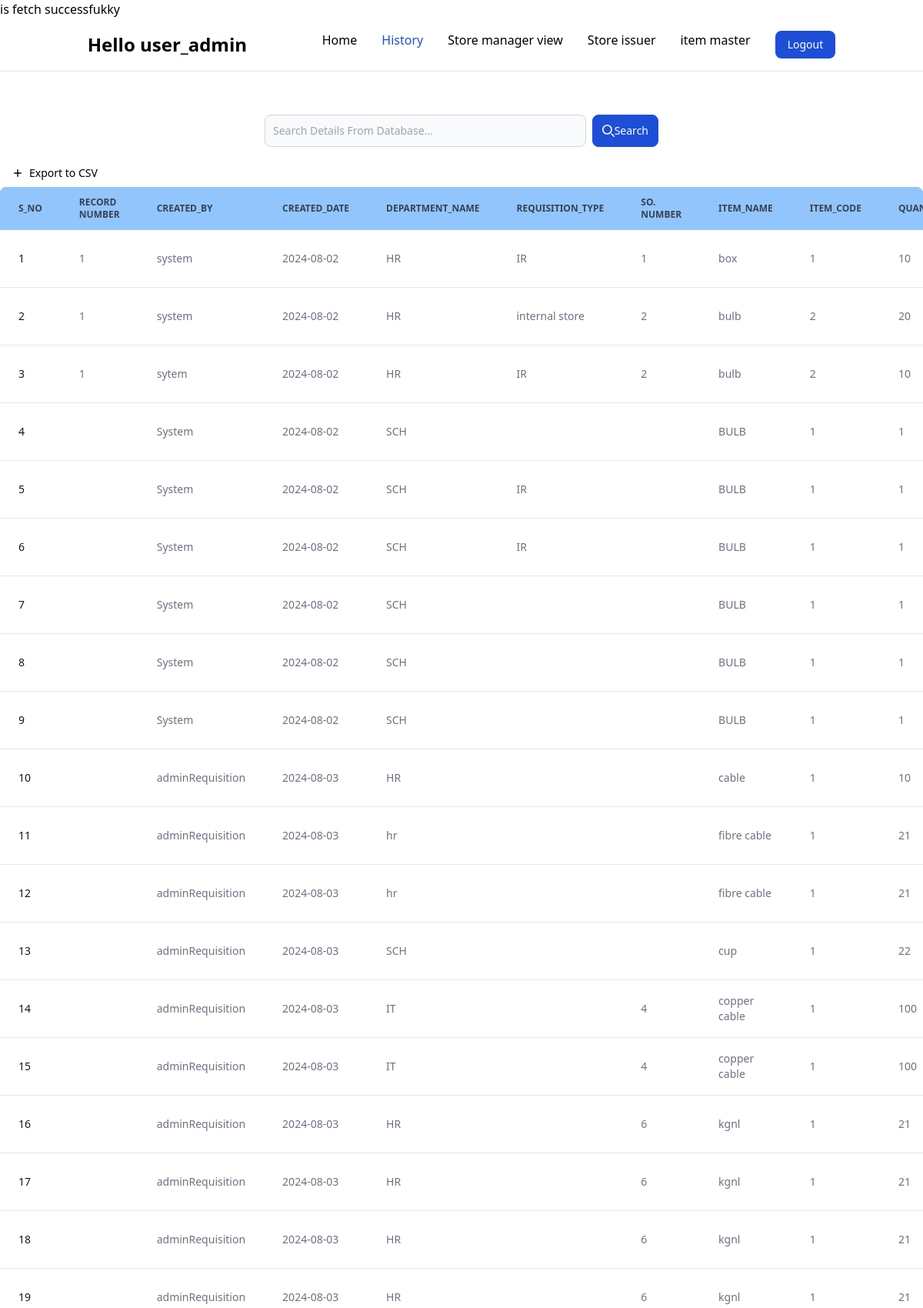
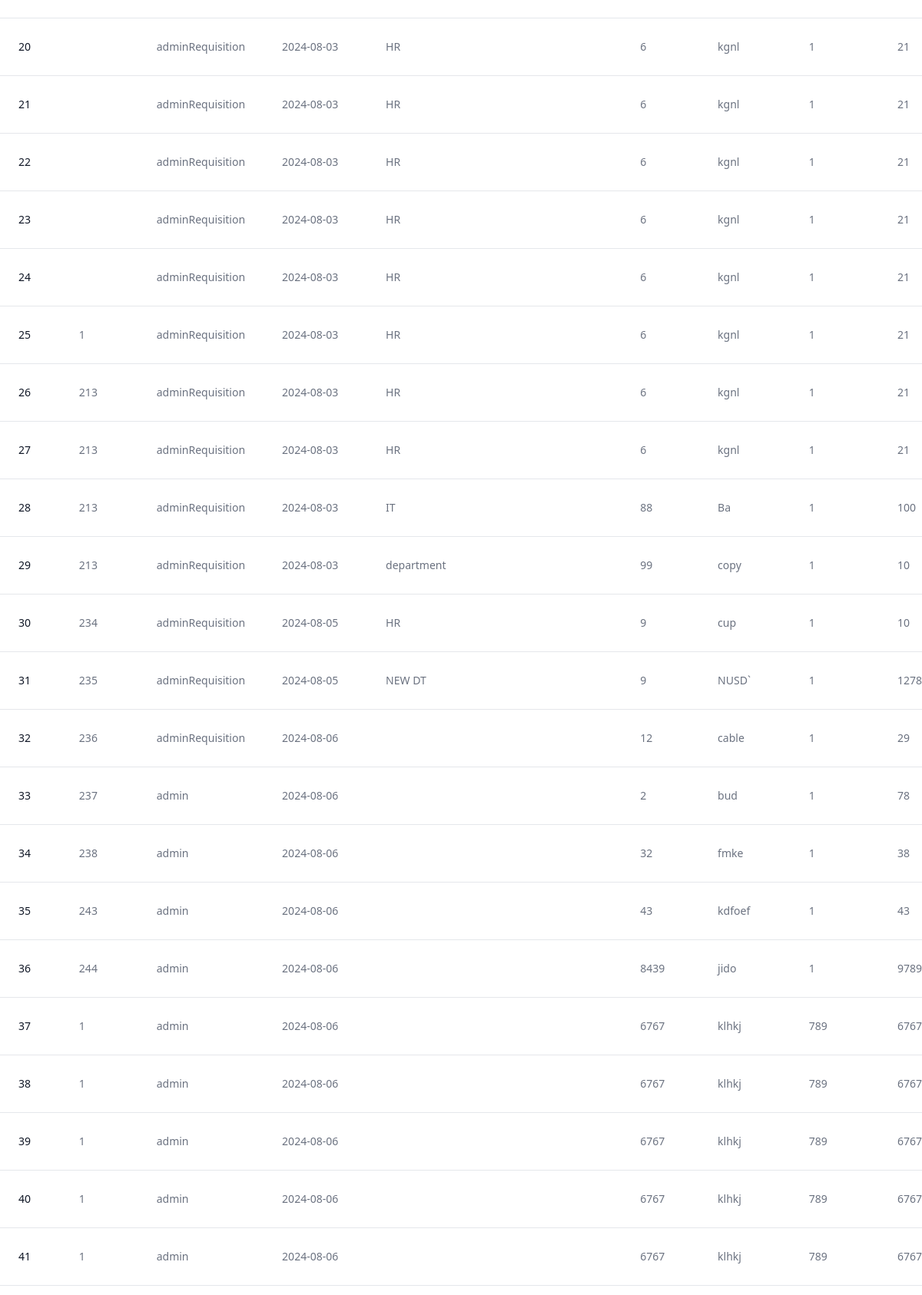
/printer_detail-main/requisition.php (signed in, upper part), run on the app's committed database (2 pictures, top to bottom).
### tables this page shows
CREATE TABLE `requisition_table` (
  `S_no` int NOT NULL AUTO_INCREMENT,
  `created_by` varchar(50) DEFAULT NULL,
  `created_date` date DEFAULT NULL,
  `department_name` varchar(50) DEFAULT NULL,
  `department_id` int DEFAULT NULL,
  `requisition_type` varchar(50) DEFAULT NULL,
  `requisition_id` int DEFAULT NULL,
  `project_id` int DEFAULT NULL,
  `item_name` varchar(100) DEFAULT NULL,
  `item_code` int DEFAULT NULL,
  `quantity` int DEFAULT NULL,
  `user_remarks` varchar(200) DEFAULT NULL,
  `price` bigint DEFAULT NULL,
  `date_hand_hover` date DEFAULT NULL,
  `handover_over_by` varchar(50) DEFAULT NULL,
  `status` varchar(50) DEFAULT NULL,
  `final_remarks` varchar(200) DEFAULT NULL,
  `record_id` int DEFAULT NULL,
  `updatedBy` varchar(45) DEFAULT NULL,
  `updated_date` date DEFAULT NULL,
  `shortDiscription` varchar(45) DEFAULT NULL,
  `total_price` varchar(45) DEFAULT NULL,
  `po_status` varchar(45) DEFAULT NULL,
  `po_number` int DEFAULT NULL,
  PRIMARY KEY (`S_no`)
);

### printer_detail-main/requisition.php (the view, shortened to what this page needs)
<?php
include('./dbconnection/db.php');
$isEditable = false;
$sql = "select * from requisition_table";
$result = mysqli_query($con, $sql);
?>
<!DOCTYPE html>
<html lang="en">
<head>
    <link href="https://cdn.jsdelivr.net/npm/tailwindcss@2.0.4/dist/tailwind.min.css" rel="stylesheet">
</head>
<body>
    <?php require("./navForLogged.php") ?>
    <div class="" style="margin-top: 3.5rem;">
        <form class="flex items-center  max-w-lg mx-auto" method="GET">
            <div class="relative w-full mr-2">
                <input type="text" id="voice-search" name="search_query" class="bg-gray-50 border border-gray-300 text-gray-900 text-sm rounded-lg focus:ring-blue-500 focus:border-blue-500 block w-full ps-10 p-2.5  dark:bg-gray-700 dark:border-gray-600 dark:placeholder-gray-400 dark:text-white dark:focus:ring-blue-500 dark:focus:border-blue-500" placeholder="Search Details From Database..." required />
            </div>
            <button type="submit" name="search" class="inline-flex items-center py-2.5 px-3 ms-2 text-sm font-medium text-white bg-blue-700 rounded-lg border border-blue-700 hover:bg-blue-800 focus:ring-4 focus:outline-none focus:ring-blue-300 dark:bg-blue-600 dark:hover:bg-blue-700 dark:focus:ring-blue-800">
                <svg class="w-4 h-4 me-2" aria-hidden="true" xmlns="http://www.w3.org/2000/svg" fill="none" viewBox="0 0 20 20">
                    <path stroke="currentColor" stroke-linecap="round" stroke-linejoin="round" stroke-width="2" d="m19 19-4-4m0-7A7 7 0 1 1 1 8a7 7 0 0 1 14 0Z" />
                </svg>Search
            </button>
        </form>
        <button onclick="exportTableToCSV('table.csv')" type="button" class="flex items-center justify-center  bg-primary-700 hover:bg-primary-800 focus:ring-4 focus:ring-primary-300 font-medium rounded-lg text-sm px-4 py-2 dark:bg-primary-600 dark:hover:bg-primary-700 focus:outline-none dark:focus:ring-primary-800">
                                <svg class="h-3.5 w-3.5 mr-2" fill="currentColor" viewbox="0 0 20 20" xmlns="http://www.w3.org/2000/svg" aria-hidden="true">
                                    <path clip-rule="evenodd" fill-rule="evenodd" d="M10 3a1 1 0 011 1v5h5a1 1 0 110 2h-5v5a1 1 0 11-2 0v-5H4a1 1 0 110-2h5V4a1 1 0 011-1z" />
                                </svg>
                                Export to CSV
                            </button>
    </div>
    <div class="relative overflow-x-auto shadow-md sm:rounded-lg ">
        <table id="dataTablePr" class=" text-sm text-left rtl:text-right text-gray-500 dark:text-gray-400"">
            <thead class=" text-xs bg-blue-300 text-gray-700 uppercase bg-gray-50 dark:bg-gray-700 dark:text-gray-400">
            <tr>
                <th scope="col" class="px-6 py-3">
                    S_no
                </th>
                <th scope="col" class="px-6 py-3">
                    Record number
                </th>
                <th scope="col" class="px-6 py-3">
                    created_by
                </th>
                <th scope="col" class="px-6 py-3">
                    created_date
                </th>
                <th scope="col" class="px-6 py-3">
                    department_name
                </th>
                <th scope="col" class="px-6 py-3">
                    requisition_type
                </th>
                <th scope="col" class="px-6 py-3">
                    SO. Number
                </th>
                <th scope="col" class="px-6 py-3">
                    item_name
                </th>
                <th scope="col" class="px-6 py-3">
                    item_code
                </th>
                <th scope="col" class="px-6 py-3">
                    quantity
                </th>
            </tr>
            </thead>
            <tbody>
                <?php
                while ($row = mysqli_fetch_assoc($result)) {
                    echo '
                <tr class="bg-white border-b dark:bg-gray-800 dark:border-gray-700">
                    <th scope="row" class="px-6 py-4 font-medium text-gray-900 whitespace-nowrap dark:text-white">
                        ' . ($isEditable ? "<input class='formInputData'  name='user_id' disabled style='max-width:80px' id=" . $row["S_no"] . "  margin-left:0' value=" . $row["S_no"] . ">" : $row["S_no"]) . '
                    </th>
                    <td class="px-6 py-4">
                         ' . ($isEditable ? "" . $row[""] . "" : $row["record_id"]) . '
                    </td>
                    <td class=px-6 py-4">
                        ' . ($isEditable ? "" . $row[""] . "" : $row["created_by"]) . '
                    </td>
                    <td class="px-6 py-4">
                         ' . ($isEditable ? "" . $row[""] . "" : $row["created_date"]) . '
                    </td>
                    <td class="px-6 py-4">
                        ' . ($isEditable ? "" . $row[""] . "" : $row["department_name"]) . '
                    </td>
                    <td class="px-6 py-4">
                         ' . ($isEditable ? "" . $row[""] . "" : $row["requisition_type"]) . '
                    </td>
                    <td class="px-6 py-4">
                         ' . ($isEditable ? "" . $row[""] . "" : $row["project_id"]) . '
                    </td>
                    <td class="px-6 py-4">
                         ' . ($isEditable ? "" . $row[""] . "" : $row["item_name"]) . '
                    </td>
                    <td class="px-6 py-4">
                         ' . ($isEditable ? "" . $row[""] . "" : $row["item_code"]) . '
                    </td>
                    <td class="px-6 py-4">
                         ' . ($isEditable ? "" . $row[""] . "" : $row["quantity"]) . '
                    </td>
                         ' . ($isEditable ? "<input class='formInputData' id='user_remarks' name='user_remarks' disabled style='max-width:80px'  margin-left:0' value=" . $row["user_remarks"] . ">" : $row["user_remarks"]) . '
                         ' . ($isEditable ? "" . $row[""] . "" : $row[""]) . '
                         ' . ($isEditable ? "" . $row[""] . "" : $row[""]) . '
                         ' . ($isEditable ? "" . $row[""] . "" : $row[""]) . '
                         ' . ($isEditable ? "" . $row[""] . "" : $row[""]) . '
                         ' . ($isEditable ? "" . $row[""] . "" : $row[""]) . '
                    ' . $row[""] . '  ' . $row[""] . '
                </tr>
                ';
                }  ?>
            </tbody>
        </table>
    </div>
</body>
</html>

### data on the page
requisition_table: S_no "1", record "1", created_by "system", created_date "2024-08-02", department_name "HR", requisition_type "IR", project "1", item_name "box", item_code "1", quantity "10"
requisition_table: S_no "2", record "1", created_by "system", created_date "2024-08-02", department_name "HR", requisition_type "internal store", project "2", item_name "bulb", item_code "2", quantity "20"
requisition_table: S_no "3", record "1", created_by "sytem", created_date "2024-08-02", department_name "HR", requisition_type "IR", project "2", item_name "bulb", item_code "2", quantity "10"
requisition_table: S_no "4", created_by "System", created_date "2024-08-02", department_name "SCH", item_name "BULB", item_code "1", quantity "1"
requisition_table: S_no "5", created_by "System", created_date "2024-08-02", department_name "SCH", requisition_type "IR", item_name "BULB", item_code "1", quantity "1"
requisition_table: S_no "6", created_by "System", created_date "2024-08-02", department_name "SCH", requisition_type "IR", item_name "BULB", item_code "1", quantity "1"
requisition_table: S_no "7", created_by "System", created_date "2024-08-02", department_name "SCH", item_name "BULB", item_code "1", quantity "1"
requisition_table: S_no "8", created_by "System", created_date "2024-08-02", department_name "SCH", item_name "BULB", item_code "1", quantity "1"
requisition_table: S_no "9", created_by "System", created_date "2024-08-02", department_name "SCH", item_name "BULB", item_code "1", quantity "1"
requisition_table: S_no "10", created_by "adminRequisition", created_date "2024-08-03", department_name "HR", item_name "cable", item_code "1", quantity "10"
requisition_table: S_no "11", created_by "adminRequisition", created_date "2024-08-03", department_name "hr", item_name "fibre cable", item_code "1", quantity "21"
requisition_table: S_no "12", created_by "adminRequisition", created_date "2024-08-03", department_name "hr", item_name "fibre cable", item_code "1", quantity "21"
requisition_table: S_no "13", created_by "adminRequisition", created_date "2024-08-03", department_name "SCH", item_name "cup", item_code "1", quantity "22"
requisition_table: S_no "14", created_by "adminRequisition", created_date "2024-08-03", department_name "IT", project "4", item_name "copper cable", item_code "1", quantity "100"
requisition_table: S_no "15", created_by "adminRequisition", created_date "2024-08-03", department_name "IT", project "4", item_name "copper cable", item_code "1", quantity "100"
requisition_table: S_no "16", created_by "adminRequisition", created_date "2024-08-03", department_name "HR", project "6", item_name "kgnl", item_code "1", quantity "21"
requisition_table: S_no "17", created_by "adminRequisition", created_date "2024-08-03", department_name "HR", project "6", item_name "kgnl", item_code "1", quantity "21"
requisition_table: S_no "18", created_by "adminRequisition", created_date "2024-08-03", department_name "HR", project "6", item_name "kgnl", item_code "1", quantity "21"
requisition_table: S_no "19", created_by "adminRequisition", created_date "2024-08-03", department_name "HR", project "6", item_name "kgnl", item_code "1", quantity "21"
requisition_table: S_no "20", created_by "adminRequisition", created_date "2024-08-03", department_name "HR", project "6", item_name "kgnl", item_code "1", quantity "21"
requisition_table: S_no "21", created_by "adminRequisition", created_date "2024-08-03", department_name "HR", project "6", item_name "kgnl", item_code "1", quantity "21"
requisition_table: S_no "22", created_by "adminRequisition", created_date "2024-08-03", department_name "HR", project "6", item_name "kgnl", item_code "1", quantity "21"
requisition_table: S_no "23", created_by "adminRequisition", created_date "2024-08-03", department_name "HR", project "6", item_name "kgnl", item_code "1", quantity "21"
requisition_table: S_no "24", created_by "adminRequisition", created_date "2024-08-03", department_name "HR", project "6", item_name "kgnl", item_code "1", quantity "21"
requisition_table: S_no "25", record "1", created_by "adminRequisition", created_date "2024-08-03", department_name "HR", project "6", item_name "kgnl", item_code "1", quantity "21"
requisition_table: S_no "26", record "213", created_by "adminRequisition", created_date "2024-08-03", department_name "HR", project "6", item_name "kgnl", item_code "1", quantity "21"
requisition_table: S_no "27", record "213", created_by "adminRequisition", created_date "2024-08-03", department_name "HR", project "6", item_name "kgnl", item_code "1", quantity "21"
requisition_table: S_no "28", record "213", created_by "adminRequisition", created_date "2024-08-03", department_name "IT", project "88", item_name "Ba", item_code "1", quantity "100"
requisition_table: S_no "29", record "213", created_by "adminRequisition", created_date "2024-08-03", department_name "department", project "99", item_name "copy", item_code "1", quantity "10"
requisition_table: S_no "30", record "234", created_by "adminRequisition", created_date "2024-08-05", department_name "HR", project "9", item_name "cup", item_code "1", quantity "10"
requisition_table: S_no "31", record "235", created_by "adminRequisition", created_date "2024-08-05", department_name "NEW DT", project "9", item_name "NUSD`", item_code "1", quantity "1278"
requisition_table: S_no "32", record "236", created_by "adminRequisition", created_date "2024-08-06", project "12", item_name "cable", item_code "1", quantity "29"
requisition_table: S_no "33", record "237", created_by "admin", created_date "2024-08-06", project "2", item_name "bud", item_code "1", quantity "78"
requisition_table: S_no "34", record "238", created_by "admin", created_date "2024-08-06", project "32", item_name "fmke", item_code "1", quantity "38"
requisition_table: S_no "35", record "243", created_by "admin", created_date "2024-08-06", project "43", item_name "kdfoef", item_code "1", quantity "43"
requisition_table: S_no "36", record "244", created_by "admin", created_date "2024-08-06", project "8439", item_name "jido", item_code "1", quantity "9789"
requisition_table: S_no "37", record "1", created_by "admin", created_date "2024-08-06", project "6767", item_name "klhkj", item_code "789", quantity "6767"
requisition_table: S_no "38", record "1", created_by "admin", created_date "2024-08-06", project "6767", item_name "klhkj", item_code "789", quantity "6767"
requisition_table: S_no "39", record "1", created_by "admin", created_date "2024-08-06", project "6767", item_name "klhkj", item_code "789", quantity "6767"
requisition_table: S_no "40", record "1", created_by "admin", created_date "2024-08-06", project "6767", item_name "klhkj", item_code "789", quantity "6767"
requisition_table: S_no "41", record "1", created_by "admin", created_date "2024-08-06", project "6767", item_name "klhkj", item_code "789", quantity "6767"

### other printed values
$_SESSION['username'] "user_admin"
